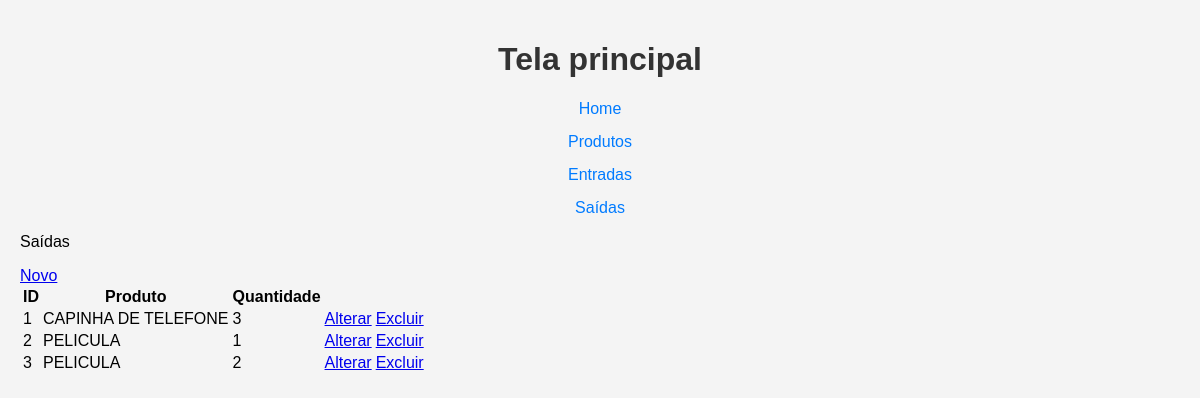
Page /saida/list_saida/ on the committed database.
### saida/models.py (models this page shows, shortened)
class Saidas(models.Model):
    produto = models.ForeignKey(
        Produtos,
        on_delete=models.CASCADE,
        verbose_name='Produto'
    )
    quantidade = models.IntegerField(
        'Quantidade',
        default=0
    )
    criado = models.DateTimeField(
        'Criado em',
        auto_now_add=True
    )
    modificado = models.DateTimeField(
        'Modificado em',
        auto_now=True
    )

### produto/models.py (models this page shows, shortened)
class Produtos(models.Model):
    produto = models.CharField('Produto', max_length=200)
    cor = models.ForeignKey(Cores, on_delete=models.PROTECT, verbose_name='Cor')
    descricao = models.TextField('Descrição', blank=True)
    preco = models.FloatField('Preço', default=0)
    quantidade = models.IntegerField('Quantidade', default=0)
    criado = models.DateTimeField('Criado em', auto_now_add=True)
    modificado = models.DateTimeField('Modificado em', auto_now=True)
    def __str__(self):
        return self.produto
    class Meta:
        verbose_name = 'Produto'
        verbose_name_plural = 'Produtos'
        ordering = ['-produto']

### saida/views.py (the view)
# urls.py: path('list_saida/', list_saida, name='list_saida'),
def list_saida(request):
    saidas = Saidas.objects.all()
    return render(
        request,
        'list_saida.html',
        {'saidas': saidas}
    )

### saida/templates/list_saida.html
{% extends 'base.html' %}
{% block content %}
<p>Saídas</p>
<a class="button is-primary"
href="{% url 'saida:new_saida' %}">
    Novo
</a>
<table class="table">
<thead>
<tr>
    <th>ID</th>
    <th>Produto</th>
    <th>Quantidade</th>
    <th></th>
</tr>
</thead>
<tbody>
{% for saida in saidas %}
<tr>
    <td>{{ saida.id }}</td>
    <td>{{ saida.produto }}</td>
    <td>{{ saida.quantidade }}</td>
    <td>
        <a class="button is-primary"
        href="{% url 'saida:update_saida' saida.id %}">
            Alterar
        </a>
    </td>
    <td>
        <a class="button is-danger"
        href="{% url 'saida:delete_saida' saida.id %}">
            Excluir
        </a>
    </td>
</tr>
{% endfor %}
</tbody>
</table>
{% endblock %}

### static/css/main.css (style rules this page uses)
body { font-family: Arial, sans-serif; background-color: #f4f4f4; margin: 0; padding: 20px; }

### rows in the picture
Saidas: id "1", produto "CAPINHA DE TELEFONE", quantidade "3"
Saidas: id "2", produto "PELICULA", quantidade "1"
Saidas: id "3", produto "PELICULA", quantidade "2"
